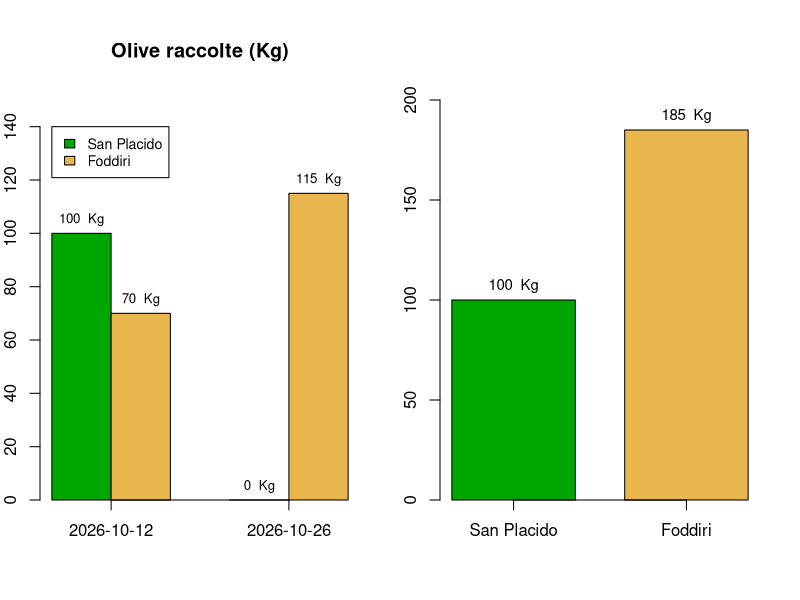

Write the R code that produced this figure.
setwd("~github/oil")
year <- c(2021,2021)
dates <- c("10-12","10-26")
date <- as.Date(dates,format="%m-%d") #data in formato mese-giorno
olives_sp <- c(100,0) #olive di San Placido (kg)
olives_f <- c(70,115) #olive di Foddiri
production <- c(27.8,19.2) #olio in kg
volume <- round(1/.916,digit=3) #volume olio in base al peso specifico (lt per kg)
cost <- c(.21,.21) #Euro cent per chilo di olive
iva <- c(.04,.04)
oil <- data.frame(year,date,olives_sp,olives_f,production,volume,cost,iva)
oil <- transform(oil,
                 oil_return=round(production/(olives_sp+olives_f),digit=3),
                 prod_litre=round(production*volume,digit=1),
                 tot_cost=round((olives_sp+olives_f)*cost*(1+iva))) #add oil in litres and total cost per date

oil_table <- data.frame(format(as.Date(oil$date,format="%y-%m-%d"),"%d/%m/%Y"),paste(oil$olives_sp+oil$olives_f," Kg"),paste(oil$production," Kg"),paste(oil$oil_return*100," %"),paste(oil$prod_litre," Lt"),paste("EUR ",oil$tot_cost))
colnames(oil_table) <- c("Data","Raccolto","Olio prodotto (Kg)","Resa","Olio prodotto (Lt)","Costo")

par(mfrow=c(1,2),mai=c(1,.4,1,.4))
oil_plot <- barplot(cbind(oil$olives_sp,oil$olives_f)~oil$date,beside=TRUE,ylim=c(0,150),col=c("#00A600","#EAB64E"),xaxt="n",xlab="",ylab="Kg",main="Olive raccolte (Kg)")
axis(1,at=c(2,5),labels=oil$date)
text(x=t(oil_plot),y=cbind(oil$olives_sp,oil$olives_f),labels=cbind(paste(c(oil$olives_sp,oil$olives_f)," Kg")),pos=3,cex=.8) #note that I transpose the plot coordinates (t(oil_plot)), for the bar labels to be correct (they would be mixed up, otherwise)
legend(1,140,c("San Placido","Foddiri"),fill=c("#00A600","#EAB64E"),cex=.85)

oil_plot2 <- barplot(cbind(sum(oil$olives_sp),sum(oil$olives_f)),beside=TRUE,space=c(1,.4),ylim=c(0,200),col=c("#00A600","#EAB64E"))
axis(1,at=oil_plot2,labels=c("San Placido","Foddiri"))
text(x=oil_plot2,y=cbind(sum(oil$olives_sp),sum(oil$olives_f)),labels=paste(cbind(sum(oil$olives_sp),sum(oil$olives_f))," Kg"),pos=3,cex=.9)
#legend(.4,185,c("San Placido","Foddiri"),fill=c("#00A600","#EAB64E"),cex=.85)
